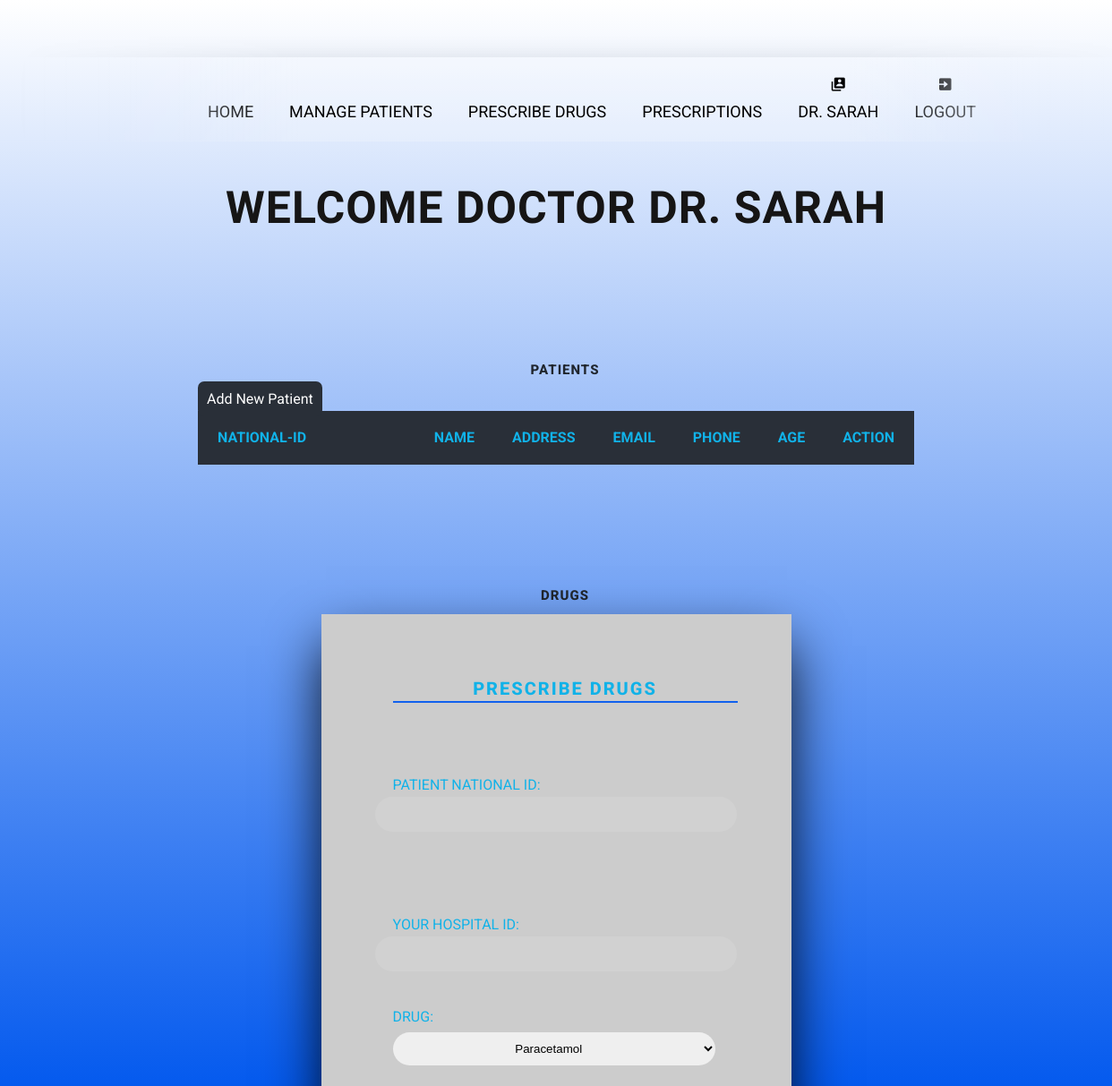
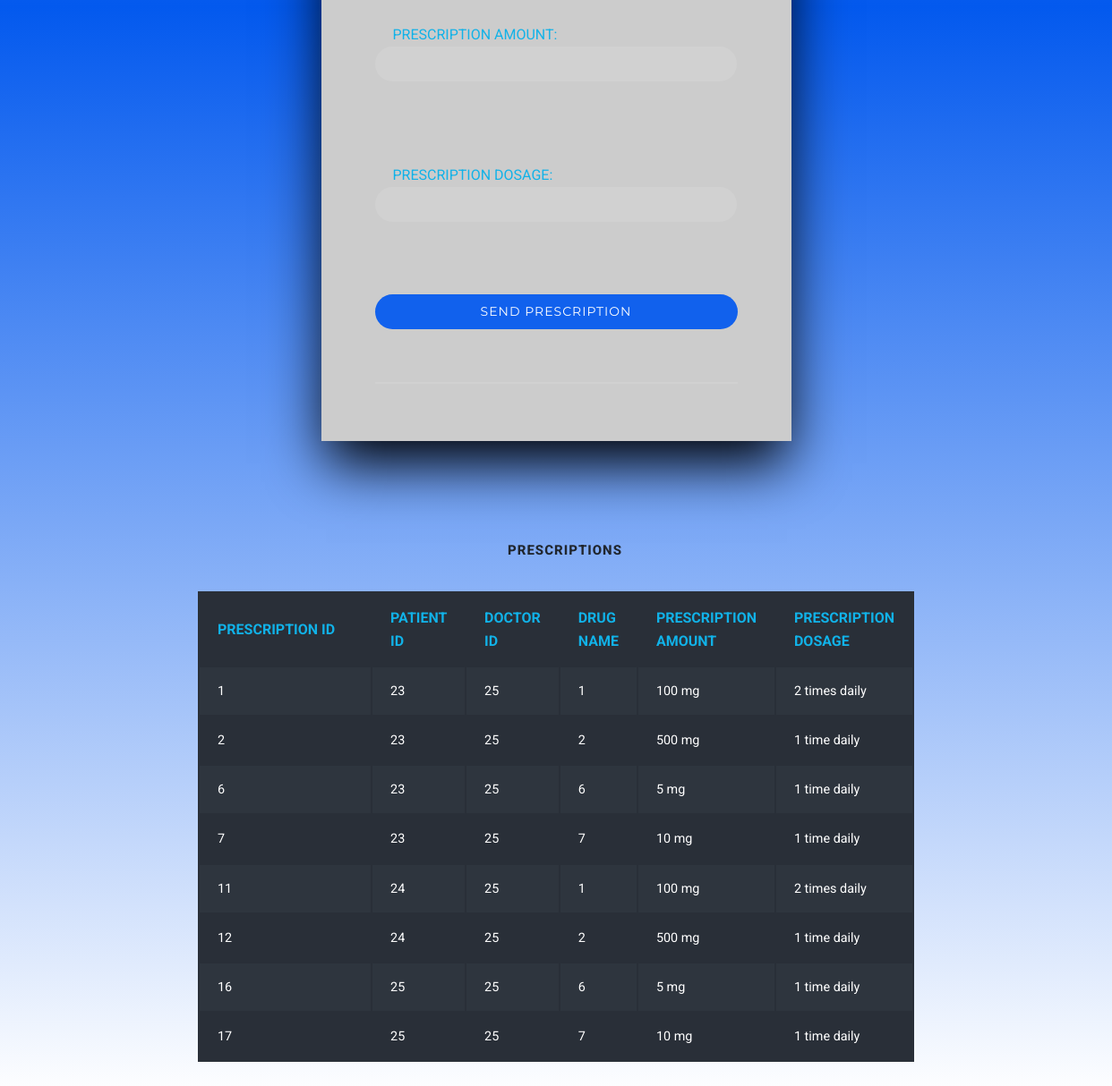
The app's page /doctor/doctor.php (signed in) with its own data (2 pictures, top to bottom).
### tables this page shows
CREATE TABLE IF NOT EXISTS `tblprescription` (
  `pres_id` INT(10) NOT NULL AUTO_INCREMENT,
  `patient_nat_id` INT(10) NOT NULL,
  `doc_hos_id` INT(10) NOT NULL,
  `drug_id` INT(10) NOT NULL,
  `pres_amount` VARCHAR(100) NOT NULL,
  `pres_dosage` VARCHAR(100) NOT NULL,
  `prescribed` CHAR(1) NOT NULL DEFAULT 'N',
  PRIMARY KEY (`pres_id`),
  CONSTRAINT `prescriptions_ibfk_1` FOREIGN KEY (`patient_nat_id`) REFERENCES `tblpatient` (`patient_nat_id`),
  CONSTRAINT `prescriptions_ibfk_2` FOREIGN KEY (`doc_hos_id`) REFERENCES `tbldoctor` (`doc_hos_id`)
);

### doctor/doctor.php (the view, shortened to what this page needs)
<?php
$username = $_SESSION["userid"];
$ID = $_SESSION["user"]["doc_hos_id"];
?>
<!DOCTYPE html>
<html lang="en">
<head>
    <link rel="stylesheet" href="https://cdnjs.cloudflare.com/ajax/libs/normalize/5.0.0/normalize.min.css">
    <link href='https://unpkg.com/boxicons@2.1.4/css/boxicons.min.css' rel='stylesheet'>
    <link rel="stylesheet" href="./doctor.css">
</head>
<body>
    <nav>
        <ul>
          <li>
            <a href="#">Home</a>
          </li>
          <li>
            <a href="#Patients">Manage Patients</a>
          </li>
          <li>
            <a href="#Drugs">Prescribe Drugs</a>
          </li>
          <li>
            <a href="#Prescriptions">Prescriptions</a>
          </li>
          <li>
            <a href="#"><i class='bx bxs-user-account'></i><br><?php echo $username?> </a>
          </li>
          <li>
            <a href="../logout.php"><i class='bx bxs-exit'></i><br>Logout</a>
          </li>
        </ul>
    </nav>
    <div class="container">
    <h1 style="font-family: 'Kaushan Script', cursive;">Welcome Doctor <?php echo $username?> </h1>
    <br><br><br><br>
    <div class="table-1">
          <h2 id="Patients">Patients</h2>
          <a class="btn btn-primary" href="patientList.php" role="button">Add New Patient</a>
          <br>
          <table>
            <tbody>
              <tr>
                <th>National-ID</th>
                <th>Name</th>
                <th>Address</th>
                <th>Email</th>
                <th>Phone</th>
                <th>Age</th>
                <th>Action</th>
              </tr>
              <?php
      require_once("connect.php");
      ?>
            </tbody>
          </table>
        </div>
        <br><br><br><br>
      <h2 id="Drugs">DRUGS</h2>
      <div class="login">
        <h2 class="active">PRESCRIBE DRUGS</h2>
        <form action="submitPrescription.php" method="post">
            <input type="text"  class="text input"  name="patient_nat_id" required>
            <span>Patient National ID:</span>
            <br><br><br><br>
            <input type="text"  class="text input"  name="doc_hos_id" required>
            <span>Your Hospital ID:</span>
            <br><br><br><br>
            <span>Drug:</span>
            <select name="drug_id" id="drug_id" required>
                <?php
                $sql = "SELECT `drug_id`, `drug_trade_name` FROM tbldrugs";
                $result = $conn->query($sql);
                if ($result->num_rows > 0) {
                    while ($row = $result->fetch_assoc()) {
                        echo '<option value=" '. $row["drug_id"] .' "> '. $row["drug_trade_name"] .' </option>';
                    }
                } else {
                    echo '<option value="">No drugs found</option>';
                }
                ?>
            </select>
            <input type="text"  class="text input"  name="pres_amount" required>
            <span>Prescription Amount:</span>
            <br><br><br><br>
            <input type="text"  class="text input"  name="pres_dosage" required>
            <span>Prescription Dosage:</span>
            <br><br>
            <button class="signin">Send Prescription</button>
            <br><br>
            <hr>
        </form>
      </div>
      <br><br><br><br>
      <div class="table-1">
          <h2 id="Prescriptions">Prescriptions</h2>
          <br>
          <table>
            <tbody>
            <tr>
                <th>Prescription ID</th>
                <th>Patient ID</th>
                <th>Doctor ID</th>
                <th>Drug Name</th>
                <th>Prescription Amount</th>
                <th>Prescription Dosage</th>
            </tr>
              <?php
      require_once("connect.php");
      $sql = "SELECT * FROM tblprescription WHERE doc_hos_id = $ID;";
      $result = $conn->query($sql);
      if ($result->num_rows > 0) {
        while ($row = $result->fetch_assoc()) {
            echo "<tr>";
            echo "<td>" . $row["pres_id"]. "</td>";
            echo "<td>" . $row["patient_nat_id"] . "</td>";
            echo "<td>" . $row["doc_hos_id"]. "</td>";
            echo "<td>" . $row["drug_id"] . "</td>";
            echo "<td>" . $row["pres_amount"] . "</td>";
            echo "<td>" . $row["pres_dosage"] . "</td>";
            echo "</tr>";
        }
    } else {
        echo "<tr><td colspan='6'>No prescriptions found.</td></tr>";
    }
    ?>
            </tbody>
          </table>
        </div>
    </div>
</body>
</html>

### doctor/doctor.css (style rules this page uses)
html { font-size: 62.5%; }
body { font-family: 'Roboto', 'Helvetica Neue', Helvetica, Arial, sans-serif; font-size: 1.6rem; line-height: 1.6; color: #20262e; background: linear-gradient(rgba(255, 255, 255,0.1) ,rgba(3, 89, 238, 1),rgba(255, 255, 255,0.1)) no-repeat; }
.container { max-width: 800px; margin: 40px auto; padding: 0 5%; }
h1 { text-align: center; font-size: 5rem; color: rgb(22, 21, 21); text-transform: uppercase; line-height: 1.375; margin: 0 0 2.4rem 0; letter-spacing: 1px }
h2 { text-align: center; font-size: 1.5rem; font-weight: 800; text-transform: uppercase; line-height: 1.375; margin: 10px 0; letter-spacing: 1px }
table { width: 100%; min-width: 300px; margin-bottom: 2.4rem; background-color: #292f38; color: #fff; overflow: hidden; }
table tr:nth-child(even) { background-color: rgb(46, 53, 62); }
table th, table td:before { color: #11b2e8; text-transform: uppercase; width: 100%; }
table th { display: none; }
table th, table td { margin: .5rem 2rem; text-align: left; }
table td { display: block; font-size: 90%; }
table td:first-child { padding-top: 1rem; }
table td:last-child { padding-bottom: 1rem; }
table td:before { content: attr(data-th) ':\00a0'; font-weight: bold; min-width: 8rem; display: inline-block; }
@media (min-width: 600px) { table td:before { display: none; } }
@media (min-width: 600px) { table th, table td { display: table-cell; } }
@media (min-width: 600px) { table th, table td, table td:first-child, table td:last-child { padding: 1.5rem 2rem; } }
nav { width: 100%; mask-image: linear-gradient(90deg, rgba(255, 255, 255, 0) 0%, #ffffff 25%, #ffffff 75%, rgba(255, 255, 255, 0) 100%); margin: 0 ; padding: 40px 20px 0; position: relative; }
nav ul { text-align: center; background: linear-gradient(90deg, rgba(255, 255, 255, 0) 0%, rgba(255, 255, 255, 0.2) 25%, rgba(255, 255, 255, 0.2) 75%, rgba(255, 255, 255, 0) 100%); box-shadow: 0 0 25px rgba(0, 0, 0, 0.1), inset 0 0 1px rgba(255, 255, 255, 0.6); }
nav ul li { display: inline-block; }
nav ul li a { padding: 18px; font-family: 'Roboto', 'Helvetica Neue', Helvetica, Arial, sans-serif; text-transform: uppercase; color: rgb(0, 0, 0); font-size: 18px; text-decoration: none; display: block; }
.btn-primary { background-color: #292f38; padding: 10px; margin-bottom: 20px; border-radius: 7px; text-decoration: none; color: white; transition: all .5s ease; }
.signin { background-color: #d3d3d3; font-family: 'Montserrat', sans-serif; color: #fff; font-size: 14px; letter-spacing: 1px; }
.login { position: relative; height: 900px; width: 405px; margin: auto; padding: 60px 60px; background: url(https://picsum.photos/id/1004/5616/3744) no-repeat center center #292f38;; background-size: cover; box-shadow: 0px 30px 60px -5px #000; }
form { padding-top: 80px; }
.active { border-bottom: 2px solid #1161ed; color: #11b2e8; font-size: 20px; letter-spacing: 2px; }
span { text-transform: uppercase; font-size: 16px; opacity: 1; display: inline-block; position: relative; color: #11b2e8; top: -65px; transition: all 0.5s ease-in-out; }
.text { border: none; width: 89%; padding: 10px 20px; display: block; height: 15px; border-radius: 20px; background: rgba(255, 255, 255, 0.1); border: 2px solid rgba(255, 255, 255, 0); overflow: hidden; margin-top: 15px; transition: all 0.5s ease-in-out; }
input[type="text"], input[type="password"] { font-family: 'Montserrat', sans-serif; color: #fff; }
select { border: none; width: 89%; padding: 10px 20px; border-radius: 20px; text-align: center; position: relative; top: -60px; left: 20px; }
input { display: inline-block; padding-top: 20px; font-size: 14px; }
h2, span, .custom-checkbox { margin-left: 20px; }
.signin { background-color: #1161ed; color: #FFF; width: 100%; padding: 10px 20px; display: block; height: 39px; border-radius: 20px; margin-top: 30px; transition: all 0.5s ease-in-out; border: none; text-transform: uppercase; }
hr { border: 1px solid rgba(255, 255, 255, 0.1); }

### records on screen
tblprescription: pres_id "1", patient_nat "23", doc_hos "25", drug "1", pres_amount "100 mg", pres_dosage "2 times daily"
tblprescription: pres_id "2", patient_nat "23", doc_hos "25", drug "2", pres_amount "500 mg", pres_dosage "1 time daily"
tblprescription: pres_id "6", patient_nat "23", doc_hos "25", drug "6", pres_amount "5 mg", pres_dosage "1 time daily"
tblprescription: pres_id "7", patient_nat "23", doc_hos "25", drug "7", pres_amount "10 mg", pres_dosage "1 time daily"
tblprescription: pres_id "11", patient_nat "24", doc_hos "25", drug "1", pres_amount "100 mg", pres_dosage "2 times daily"
tblprescription: pres_id "12", patient_nat "24", doc_hos "25", drug "2", pres_amount "500 mg", pres_dosage "1 time daily"
tblprescription: pres_id "16", patient_nat "25", doc_hos "25", drug "6", pres_amount "5 mg", pres_dosage "1 time daily"
tblprescription: pres_id "17", patient_nat "25", doc_hos "25", drug "7", pres_amount "10 mg", pres_dosage "1 time daily"

### other values on screen
$username "DR. SARAH"
form field drug_id "Paracetamol"
